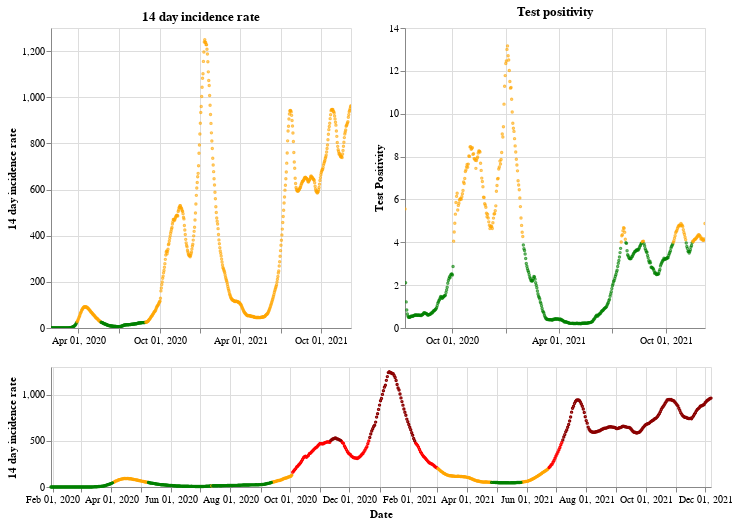

This figure's notebook cell:
### Markdown cell above
## England

### Code cell
plot_traffic_light('England')

### Figure 1 — Vega-Lite specification as saved in the notebook (floating-point values rounded to 4 significant figures; data arrays with more than 128 entries replaced by an {"elided": "..."} marker saying what was removed)
{"config": {"view": {"continuousWidth": 400, "continuousHeight": 300}}, "vconcat": [{"hconcat": [{"mark": {"type": "point", "size": 2}, "encoding": {"color": {"condition": {"value": "green", "test": "(datum.twoWeeklyCasesRate <= 25)"}, "value": "orange"}, "tooltip": [{"type": "nominal", "field": "areaName"}, {"type": "temporal", "field": "date"}, {"type": "quantitative", "field": "twoWeeklyCasesRate"}, {"type": "quantitative", "field": "testPositivity"}], "x": {"type": "temporal", "axis": {"title": ""}, "field": "date", "scale": {"domain": {"selection": "DateBrush"}}, "timeUnit": "yearmonthdate"}, "y": {"type": "quantitative", "axis": {"title": "14 day incidence rate"}, "field": "twoWeeklyCasesRate"}}, "title": "14 day incidence rate", "width": 300}, {"mark": {"type": "point", "size": 2}, "encoding": {"color": {"condition": {"value": "green", "test": "(datum.testPositivity <= 4)"}, "value": "orange"}, "tooltip": [{"type": "nominal", "field": "areaName"}, {"type": "temporal", "field": "date"}, {"type": "quantitative", "field": "twoWeeklyCasesRate"}, {"type": "quantitative", "field": "testPositivity"}], "x": {"type": "temporal", "axis": {"title": ""}, "field": "date", "scale": {"domain": {"selection": "DateBrush"}}, "timeUnit": "yearmonthdate"}, "y": {"type": "quantitative", "axis": {"title": "Test Positivity"}, "field": "testPositivity"}}, "title": "Test positivity", "width": 300}]}, {"layer": [{"mark": {"type": "point", "size": 2}, "encoding": {"color": {"condition": {"value": "orange", "test": "(((datum.testPositivity < 4) && (datum.twoWeeklyCasesRate >= 50)) && (datum.twoWeeklyCasesRate < 200))"}, "value": "red"}, "opacity": {"condition": {"value": 1, "test": "((datum.twoWeeklyCasesRate >= 50) && (datum.twoWeeklyCasesRate < 500))"}, "value": 0}, "tooltip": [{"type": "nominal", "field": "areaName"}, {"type": "temporal", "field": "date"}, {"type": "quantitative", "field": "twoWeeklyCasesRate"}, {"type": "quantitative", "field": "testPositivity"}], "x": {"type": "temporal", "axis": {"title": "Date"}, "field": "date", "timeUnit": "yearmonthdate"}, "y": {"type": "quantitative", "axis": {"title": "14 day incidence rate"}, "field": "twoWeeklyCasesRate"}}, "selection": {"DateBrush": {"type": "interval", "encodings": ["x"], "fields": ["Time"]}}}, {"mark": {"type": "point", "size": 2}, "encoding": {"color": {"value": "darkred"}, "opacity": {"condition": {"value": 1, "test": "(datum.twoWeeklyCasesRate >= 500)"}, "value": 0}, "tooltip": [{"type": "nominal", "field": "areaName"}, {"type": "temporal", "field": "date"}, {"type": "quantitative", "field": "twoWeeklyCasesRate"}, {"type": "quantitative", "field": "testPositivity"}], "x": {"type": "temporal", "axis": {"title": "Date"}, "field": "date", "timeUnit": "yearmonthdate"}, "y": {"type": "quantitative", "axis": {"title": "14 day incidence rate"}, "field": "twoWeeklyCasesRate"}}}, {"mark": {"type": "point", "size": 2}, "encoding": {"color": {"condition": {"value": "green", "test": "((datum.testPositivity < 4) && (datum.twoWeeklyCasesRate < 50))"}, "value": "orange"}, "opacity": {"condition": {"value": 1, "test": "(datum.twoWeeklyCasesRate < 50)"}, "value": 0}, "tooltip": [{"type": "nominal", "field": "areaName"}, {"type": "temporal", "field": "date"}, {"type": "quantitative", "field": "twoWeeklyCasesRate"}, {"type": "quantitative", "field": "testPositivity"}], "x": {"type": "temporal", "axis": {"title": "Date"}, "field": "date", "timeUnit": "yearmonthdate"}, "y": {"type": "quantitative", "axis": {"title": "14 day incidence rate"}, "field": "twoWeeklyCasesRate"}}}], "height": 120, "width": 660}], "data": {"name": "data-d7850a404043b38b959ddfe546f9d308"}, "$schema": "https://vega.github.io/schema/vega-lite/v4.8.1.json", "datasets": {"data-d7850a404043b38b959ddfe546f9d308": {"elided": "678 records"}}}
